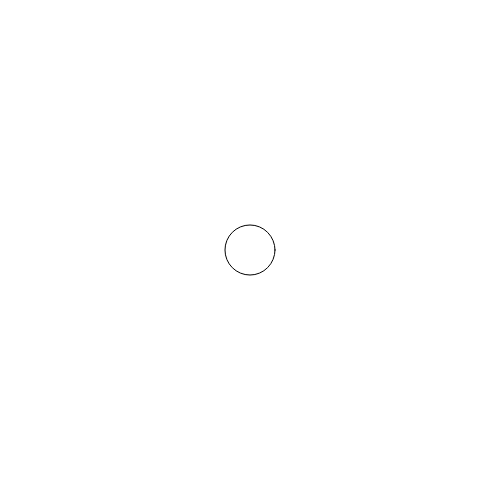
Frame 1 (no input)
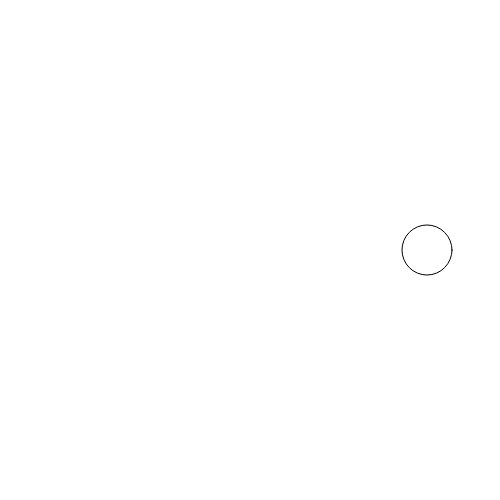
Frame 60 (no input)
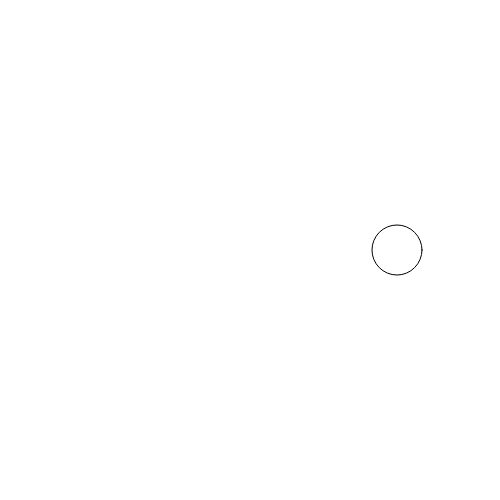
Frame 120 (the mouse pressed at the canvas centre since frame 60)

The p5.js sketch that drew these frames (run headless with seeded random() and noise() and a simulated clock; from frame 60 on, the mouse is pressed at the canvas centre):

// p5.js sketch
// ── sketch.js
var b;
function setup(){
  createCanvas(500,500);
  b=new Ball(250,250);
}
function draw() {
  background(255);
  b.display();
  b.move();
  b.edgeCheck();
}

function Ball(tempX,tempY){
  this.x=tempX;
  this.y=tempY;
  this.diam=50;
  this.xvel=3;

  this.display = function() {
    ellipse(this.x,this.y,this.diam,this.diam);
  };
  this.move = function(){
    this.x+=this.xvel;
  };
  this.edgeCheck = function(){
    if((this.x>=width)||(this.x<=0)){
      this.xvel*=-1;
      return true;
    }else{
      return false;
    }
  };
}
